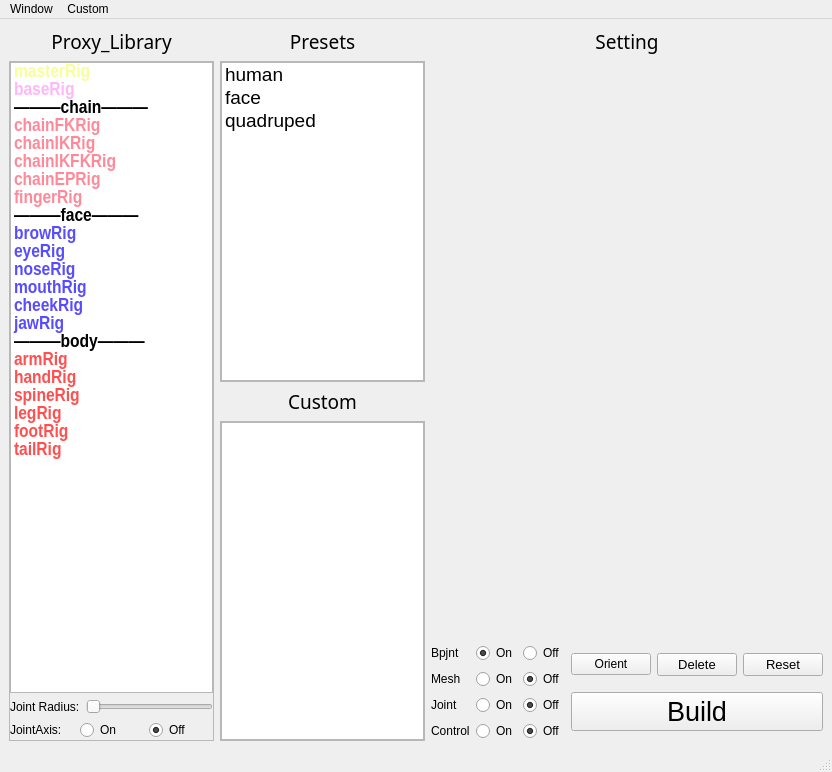
<?xml version="1.0" encoding="UTF-8"?>
<ui version="4.0">
 <class>MainWindow</class>
 <widget class="QMainWindow" name="MainWindow">
  <property name="geometry">
   <rect>
    <x>0</x>
    <y>0</y>
    <width>832</width>
    <height>772</height>
   </rect>
  </property>
  <property name="windowTitle">
   <string>MuZi_BindingSystem</string>
  </property>
  <widget class="QWidget" name="centralwidget">
   <layout class="QGridLayout" name="gridLayout">
    <item row="0" column="0">
     <layout class="QHBoxLayout" name="horizontalLayout">
      <item>
       <layout class="QVBoxLayout" name="proxy_layout">
        <property name="sizeConstraint">
         <enum>QLayout::SetDefaultConstraint</enum>
        </property>
        <item>
         <widget class="QLabel" name="proxy_label">
          <property name="enabled">
           <bool>true</bool>
          </property>
          <property name="sizePolicy">
           <sizepolicy hsizetype="Preferred" vsizetype="Preferred">
            <horstretch>0</horstretch>
            <verstretch>0</verstretch>
           </sizepolicy>
          </property>
          <property name="sizeIncrement">
           <size>
            <width>0</width>
            <height>0</height>
           </size>
          </property>
          <property name="font">
           <font>
            <family>Agency FB</family>
            <pointsize>14</pointsize>
           </font>
          </property>
          <property name="contextMenuPolicy">
           <enum>Qt::DefaultContextMenu</enum>
          </property>
          <property name="layoutDirection">
           <enum>Qt::LeftToRight</enum>
          </property>
          <property name="text">
           <string>Proxy_Library</string>
          </property>
          <property name="alignment">
           <set>Qt::AlignCenter</set>
          </property>
         </widget>
        </item>
        <item>
         <widget class="QScrollArea" name="scrollArea">
          <property name="widgetResizable">
           <bool>true</bool>
          </property>
          <widget class="QWidget" name="scrollAreaWidgetContents">
           <property name="geometry">
            <rect>
             <x>0</x>
             <y>0</y>
             <width>202</width>
             <height>673</height>
            </rect>
           </property>
           <property name="sizePolicy">
            <sizepolicy hsizetype="Preferred" vsizetype="Preferred">
             <horstretch>0</horstretch>
             <verstretch>0</verstretch>
            </sizepolicy>
           </property>
           <layout class="QGridLayout" name="gridLayout_2">
            <property name="leftMargin">
             <number>0</number>
            </property>
            <property name="topMargin">
             <number>0</number>
            </property>
            <property name="rightMargin">
             <number>0</number>
            </property>
            <property name="bottomMargin">
             <number>0</number>
            </property>
            <item row="0" column="0">
             <layout class="QVBoxLayout" name="verticalLayout_2">
              <item>
               <widget class="QListWidget" name="proxy_widget">
                <property name="sizePolicy">
                 <sizepolicy hsizetype="Preferred" vsizetype="Expanding">
                  <horstretch>0</horstretch>
                  <verstretch>0</verstretch>
                 </sizepolicy>
                </property>
                <property name="baseSize">
                 <size>
                  <width>0</width>
                  <height>0</height>
                 </size>
                </property>
                <property name="font">
                 <font>
                  <family>Arial Narrow</family>
                  <pointsize>14</pointsize>
                  <weight>75</weight>
                  <italic>false</italic>
                  <bold>true</bold>
                 </font>
                </property>
                <property name="mouseTracking">
                 <bool>false</bool>
                </property>
                <property name="focusPolicy">
                 <enum>Qt::StrongFocus</enum>
                </property>
                <property name="layoutDirection">
                 <enum>Qt::LeftToRight</enum>
                </property>
                <property name="autoFillBackground">
                 <bool>false</bool>
                </property>
                <property name="styleSheet">
                 <string notr="true"/>
                </property>
                <property name="lineWidth">
                 <number>0</number>
                </property>
                <property name="autoScroll">
                 <bool>true</bool>
                </property>
                <property name="editTriggers">
                 <set>QAbstractItemView::DoubleClicked|QAbstractItemView::EditKeyPressed</set>
                </property>
                <property name="dragEnabled">
                 <bool>false</bool>
                </property>
                <property name="dragDropOverwriteMode">
                 <bool>false</bool>
                </property>
                <property name="dragDropMode">
                 <enum>QAbstractItemView::NoDragDrop</enum>
                </property>
                <property name="selectionMode">
                 <enum>QAbstractItemView::SingleSelection</enum>
                </property>
                <property name="selectionRectVisible">
                 <bool>false</bool>
                </property>
                <property name="sortingEnabled">
                 <bool>false</bool>
                </property>
                <item>
                 <property name="text">
                  <string>masterRig</string>
                 </property>
                 <property name="foreground">
                  <brush brushstyle="SolidPattern">
                   <color alpha="255">
                    <red>247</red>
                    <green>255</green>
                    <blue>152</blue>
                   </color>
                  </brush>
                 </property>
                </item>
                <item>
                 <property name="text">
                  <string>baseRig</string>
                 </property>
                 <property name="foreground">
                  <brush brushstyle="SolidPattern">
                   <color alpha="255">
                    <red>255</red>
                    <green>183</green>
                    <blue>248</blue>
                   </color>
                  </brush>
                 </property>
                </item>
                <item>
                 <property name="text">
                  <string>———chain———</string>
                 </property>
                 <property name="flags">
                  <set>NoItemFlags</set>
                 </property>
                </item>
                <item>
                 <property name="text">
                  <string>chainFKRig</string>
                 </property>
                 <property name="background">
                  <brush brushstyle="NoBrush">
                   <color alpha="255">
                    <red>0</red>
                    <green>0</green>
                    <blue>0</blue>
                   </color>
                  </brush>
                 </property>
                 <property name="foreground">
                  <brush brushstyle="SolidPattern">
                   <color alpha="255">
                    <red>255</red>
                    <green>137</green>
                    <blue>153</blue>
                   </color>
                  </brush>
                 </property>
                 <property name="icon">
                  <iconset>
                   <normaloff>../../../tools/icon/componentFK_64.png</normaloff>../../../tools/icon/componentFK_64.png</iconset>
                 </property>
                </item>
                <item>
                 <property name="text">
                  <string>chainIKRig</string>
                 </property>
                 <property name="foreground">
                  <brush brushstyle="SolidPattern">
                   <color alpha="255">
                    <red>255</red>
                    <green>137</green>
                    <blue>153</blue>
                   </color>
                  </brush>
                 </property>
                 <property name="icon">
                  <iconset>
                   <normaloff>../../../tools/icon/chain.png</normaloff>../../../tools/icon/chain.png</iconset>
                 </property>
                </item>
                <item>
                 <property name="text">
                  <string>chainIKFKRig</string>
                 </property>
                 <property name="font">
                  <font>
                   <kerning>true</kerning>
                  </font>
                 </property>
                 <property name="textAlignment">
                  <set>AlignLeading|AlignVCenter</set>
                 </property>
                 <property name="foreground">
                  <brush brushstyle="SolidPattern">
                   <color alpha="255">
                    <red>255</red>
                    <green>137</green>
                    <blue>153</blue>
                   </color>
                  </brush>
                 </property>
                 <property name="icon">
                  <iconset>
                   <normaloff>../../../tools/icon/chain.png</normaloff>../../../tools/icon/chain.png</iconset>
                 </property>
                </item>
                <item>
                 <property name="text">
                  <string>chainEPRig</string>
                 </property>
                 <property name="foreground">
                  <brush brushstyle="SolidPattern">
                   <color alpha="255">
                    <red>255</red>
                    <green>137</green>
                    <blue>153</blue>
                   </color>
                  </brush>
                 </property>
                 <property name="icon">
                  <iconset>
                   <normaloff>../../../tools/icon/chain.png</normaloff>../../../tools/icon/chain.png</iconset>
                 </property>
                </item>
                <item>
                 <property name="text">
                  <string>fingerRig</string>
                 </property>
                 <property name="foreground">
                  <brush brushstyle="SolidPattern">
                   <color alpha="255">
                    <red>255</red>
                    <green>137</green>
                    <blue>153</blue>
                   </color>
                  </brush>
                 </property>
                 <property name="icon">
                  <iconset>
                   <normaloff>../../../tools/icon/chain.png</normaloff>../../../tools/icon/chain.png</iconset>
                 </property>
                </item>
                <item>
                 <property name="text">
                  <string>———face———</string>
                 </property>
                 <property name="flags">
                  <set>NoItemFlags</set>
                 </property>
                </item>
                <item>
                 <property name="text">
                  <string>browRig</string>
                 </property>
                 <property name="foreground">
                  <brush brushstyle="SolidPattern">
                   <color alpha="255">
                    <red>88</red>
                    <green>76</green>
                    <blue>255</blue>
                   </color>
                  </brush>
                 </property>
                </item>
                <item>
                 <property name="text">
                  <string>eyeRig</string>
                 </property>
                 <property name="foreground">
                  <brush brushstyle="SolidPattern">
                   <color alpha="255">
                    <red>88</red>
                    <green>76</green>
                    <blue>255</blue>
                   </color>
                  </brush>
                 </property>
                </item>
                <item>
                 <property name="text">
                  <string>noseRig</string>
                 </property>
                 <property name="foreground">
                  <brush brushstyle="SolidPattern">
                   <color alpha="255">
                    <red>88</red>
                    <green>76</green>
                    <blue>255</blue>
                   </color>
                  </brush>
                 </property>
                </item>
                <item>
                 <property name="text">
                  <string>mouthRig</string>
                 </property>
                 <property name="foreground">
                  <brush brushstyle="SolidPattern">
                   <color alpha="255">
                    <red>88</red>
                    <green>76</green>
                    <blue>255</blue>
                   </color>
                  </brush>
                 </property>
                </item>
                <item>
                 <property name="text">
                  <string>cheekRig</string>
                 </property>
                 <property name="foreground">
                  <brush brushstyle="SolidPattern">
                   <color alpha="255">
                    <red>88</red>
                    <green>76</green>
                    <blue>255</blue>
                   </color>
                  </brush>
                 </property>
                </item>
                <item>
                 <property name="text">
                  <string>jawRig</string>
                 </property>
                 <property name="foreground">
                  <brush brushstyle="SolidPattern">
                   <color alpha="255">
                    <red>88</red>
                    <green>76</green>
                    <blue>255</blue>
                   </color>
                  </brush>
                 </property>
                </item>
                <item>
                 <property name="text">
                  <string>———body———</string>
                 </property>
                 <property name="flags">
                  <set>NoItemFlags</set>
                 </property>
                </item>
                <item>
                 <property name="text">
                  <string>armRig</string>
                 </property>
                 <property name="foreground">
                  <brush brushstyle="SolidPattern">
                   <color alpha="255">
                    <red>255</red>
                    <green>79</green>
                    <blue>79</blue>
                   </color>
                  </brush>
                 </property>
                </item>
                <item>
                 <property name="text">
                  <string>handRig</string>
                 </property>
                 <property name="foreground">
                  <brush brushstyle="SolidPattern">
                   <color alpha="255">
                    <red>255</red>
                    <green>79</green>
                    <blue>79</blue>
                   </color>
                  </brush>
                 </property>
                </item>
                <item>
                 <property name="text">
                  <string>spineRig</string>
                 </property>
                 <property name="foreground">
                  <brush brushstyle="SolidPattern">
                   <color alpha="255">
                    <red>255</red>
                    <green>79</green>
                    <blue>79</blue>
                   </color>
                  </brush>
                 </property>
                </item>
                <item>
                 <property name="text">
                  <string>legRig</string>
                 </property>
                 <property name="foreground">
                  <brush brushstyle="SolidPattern">
                   <color alpha="255">
                    <red>255</red>
                    <green>79</green>
                    <blue>79</blue>
                   </color>
                  </brush>
                 </property>
                </item>
                <item>
                 <property name="text">
                  <string>footRig</string>
                 </property>
                 <property name="foreground">
                  <brush brushstyle="SolidPattern">
                   <color alpha="255">
                    <red>255</red>
                    <green>79</green>
                    <blue>79</blue>
                   </color>
                  </brush>
                 </property>
                </item>
                <item>
                 <property name="text">
                  <string>tailRig</string>
                 </property>
                 <property name="foreground">
                  <brush brushstyle="SolidPattern">
                   <color alpha="255">
                    <red>255</red>
                    <green>79</green>
                    <blue>79</blue>
                   </color>
                  </brush>
                 </property>
                </item>
               </widget>
              </item>
              <item>
               <layout class="QHBoxLayout" name="horizontalLayout_4">
                <item>
                 <widget class="QLabel" name="jointRadius_label">
                  <property name="font">
                   <font>
                    <family>Arial</family>
                    <pointsize>9</pointsize>
                    <kerning>true</kerning>
                   </font>
                  </property>
                  <property name="text">
                   <string>Joint Radius:</string>
                  </property>
                 </widget>
                </item>
                <item>
                 <widget class="QSlider" name="jointRadius_Slider">
                  <property name="font">
                   <font>
                    <family>Agency FB</family>
                    <pointsize>14</pointsize>
                   </font>
                  </property>
                  <property name="contextMenuPolicy">
                   <enum>Qt::DefaultContextMenu</enum>
                  </property>
                  <property name="layoutDirection">
                   <enum>Qt::LeftToRight</enum>
                  </property>
                  <property name="minimum">
                   <number>1</number>
                  </property>
                  <property name="maximum">
                   <number>50</number>
                  </property>
                  <property name="orientation">
                   <enum>Qt::Horizontal</enum>
                  </property>
                 </widget>
                </item>
               </layout>
              </item>
              <item>
               <layout class="QHBoxLayout" name="horizontalLayout_5">
                <item>
                 <widget class="QLabel" name="jointAxis_label">
                  <property name="font">
                   <font>
                    <family>Arial</family>
                   </font>
                  </property>
                  <property name="text">
                   <string>JointAxis:</string>
                  </property>
                 </widget>
                </item>
                <item>
                 <widget class="QRadioButton" name="jointAxis_on_radio">
                  <property name="font">
                   <font>
                    <family>Arial</family>
                   </font>
                  </property>
                  <property name="text">
                   <string>On</string>
                  </property>
                 </widget>
                </item>
                <item>
                 <widget class="QRadioButton" name="jointAxis_off_radio">
                  <property name="font">
                   <font>
                    <family>Arial</family>
                   </font>
                  </property>
                  <property name="text">
                   <string>Off</string>
                  </property>
                  <property name="checked">
                   <bool>true</bool>
                  </property>
                 </widget>
                </item>
               </layout>
              </item>
             </layout>
            </item>
           </layout>
          </widget>
         </widget>
        </item>
       </layout>
      </item>
      <item>
       <layout class="QVBoxLayout" name="verticalLayout_3">
        <item>
         <layout class="QVBoxLayout" name="preset_layout">
          <item>
           <widget class="QLabel" name="label">
            <property name="font">
             <font>
              <family>Agency FB</family>
              <pointsize>14</pointsize>
             </font>
            </property>
            <property name="text">
             <string>Presets</string>
            </property>
            <property name="alignment">
             <set>Qt::AlignCenter</set>
            </property>
           </widget>
          </item>
          <item>
           <widget class="QScrollArea" name="scrollArea_2">
            <property name="widgetResizable">
             <bool>true</bool>
            </property>
            <widget class="QWidget" name="scrollAreaWidgetContents_5">
             <property name="geometry">
              <rect>
               <x>0</x>
               <y>0</y>
               <width>201</width>
               <height>316</height>
              </rect>
             </property>
             <layout class="QGridLayout" name="gridLayout_5">
              <property name="leftMargin">
               <number>0</number>
              </property>
              <property name="topMargin">
               <number>0</number>
              </property>
              <property name="rightMargin">
               <number>0</number>
              </property>
              <property name="bottomMargin">
               <number>0</number>
              </property>
              <item row="0" column="0">
               <widget class="QListWidget" name="preset_widget">
                <property name="font">
                 <font>
                  <pointsize>14</pointsize>
                 </font>
                </property>
                <property name="styleSheet">
                 <string notr="true"/>
                </property>
                <property name="selectionMode">
                 <enum>QAbstractItemView::SingleSelection</enum>
                </property>
                <property name="selectionRectVisible">
                 <bool>false</bool>
                </property>
                <item>
                 <property name="text">
                  <string>human</string>
                 </property>
                </item>
                <item>
                 <property name="text">
                  <string>face</string>
                 </property>
                </item>
                <item>
                 <property name="text">
                  <string>quadruped</string>
                 </property>
                </item>
               </widget>
              </item>
             </layout>
            </widget>
           </widget>
          </item>
         </layout>
        </item>
        <item>
         <layout class="QVBoxLayout" name="custom_layout">
          <item>
           <widget class="QLabel" name="custom_label">
            <property name="font">
             <font>
              <family>Agency FB</family>
              <pointsize>14</pointsize>
             </font>
            </property>
            <property name="text">
             <string>Custom</string>
            </property>
            <property name="alignment">
             <set>Qt::AlignCenter</set>
            </property>
           </widget>
          </item>
          <item>
           <widget class="QScrollArea" name="scrollArea_3">
            <property name="widgetResizable">
             <bool>true</bool>
            </property>
            <widget class="QWidget" name="scrollAreaWidgetContents_3">
             <property name="geometry">
              <rect>
               <x>0</x>
               <y>0</y>
               <width>201</width>
               <height>315</height>
              </rect>
             </property>
             <property name="sizePolicy">
              <sizepolicy hsizetype="Preferred" vsizetype="Preferred">
               <horstretch>0</horstretch>
               <verstretch>0</verstretch>
              </sizepolicy>
             </property>
             <layout class="QGridLayout" name="gridLayout_4">
              <property name="leftMargin">
               <number>0</number>
              </property>
              <property name="topMargin">
               <number>0</number>
              </property>
              <property name="rightMargin">
               <number>0</number>
              </property>
              <property name="bottomMargin">
               <number>0</number>
              </property>
              <item row="1" column="0">
               <widget class="QListWidget" name="custom_widget">
                <property name="sizePolicy">
                 <sizepolicy hsizetype="Expanding" vsizetype="Expanding">
                  <horstretch>0</horstretch>
                  <verstretch>0</verstretch>
                 </sizepolicy>
                </property>
                <property name="font">
                 <font>
                  <family>Arial Narrow</family>
                  <pointsize>14</pointsize>
                 </font>
                </property>
                <property name="editTriggers">
                 <set>QAbstractItemView::AnyKeyPressed|QAbstractItemView::DoubleClicked|QAbstractItemView::EditKeyPressed</set>
                </property>
                <property name="dragEnabled">
                 <bool>true</bool>
                </property>
                <property name="dragDropOverwriteMode">
                 <bool>true</bool>
                </property>
                <property name="dragDropMode">
                 <enum>QAbstractItemView::InternalMove</enum>
                </property>
               </widget>
              </item>
             </layout>
            </widget>
           </widget>
          </item>
         </layout>
        </item>
       </layout>
      </item>
      <item>
       <layout class="QVBoxLayout" name="setting_layout">
        <item>
         <layout class="QVBoxLayout" name="verticalLayout_4">
          <item>
           <widget class="QLabel" name="label_3">
            <property name="font">
             <font>
              <family>Agency FB</family>
              <pointsize>14</pointsize>
             </font>
            </property>
            <property name="text">
             <string>Setting</string>
            </property>
            <property name="alignment">
             <set>Qt::AlignCenter</set>
            </property>
           </widget>
          </item>
          <item>
           <widget class="QStackedWidget" name="setting_stack">
            <widget class="QWidget" name="Page1">
             <layout class="QVBoxLayout" name="set_layout">
              <property name="topMargin">
               <number>9</number>
              </property>
              <property name="bottomMargin">
               <number>9</number>
              </property>
             </layout>
            </widget>
           </widget>
          </item>
          <item>
           <spacer name="verticalSpacer">
            <property name="orientation">
             <enum>Qt::Vertical</enum>
            </property>
            <property name="sizeHint" stdset="0">
             <size>
              <width>20</width>
              <height>40</height>
             </size>
            </property>
           </spacer>
          </item>
         </layout>
        </item>
        <item>
         <layout class="QVBoxLayout" name="verticalLayout">
          <property name="spacing">
           <number>6</number>
          </property>
          <item>
           <layout class="QHBoxLayout" name="horizontalLayout_3">
            <item>
             <layout class="QVBoxLayout" name="verticalLayout_5">
              <item>
               <layout class="QHBoxLayout" name="horizontalLayout_8">
                <item>
                 <widget class="QLabel" name="bpjnt_label">
                  <property name="font">
                   <font>
                    <family>Arial</family>
                   </font>
                  </property>
                  <property name="layoutDirection">
                   <enum>Qt::LeftToRight</enum>
                  </property>
                  <property name="text">
                   <string>Bpjnt</string>
                  </property>
                 </widget>
                </item>
                <item>
                 <widget class="QRadioButton" name="bpjnt_on_radio">
                  <property name="font">
                   <font>
                    <family>Arial</family>
                   </font>
                  </property>
                  <property name="text">
                   <string>On</string>
                  </property>
                  <property name="checked">
                   <bool>true</bool>
                  </property>
                  <attribute name="buttonGroup">
                   <string notr="true">buttonGroup</string>
                  </attribute>
                 </widget>
                </item>
                <item>
                 <widget class="QRadioButton" name="bpjnt_off_radio">
                  <property name="font">
                   <font>
                    <family>Arial</family>
                   </font>
                  </property>
                  <property name="text">
                   <string>Off</string>
                  </property>
                  <attribute name="buttonGroup">
                   <string notr="true">buttonGroup</string>
                  </attribute>
                 </widget>
                </item>
               </layout>
              </item>
              <item>
               <layout class="QHBoxLayout" name="horizontalLayout_7">
                <item>
                 <widget class="QLabel" name="mesh_label">
                  <property name="font">
                   <font>
                    <family>Arial</family>
                   </font>
                  </property>
                  <property name="text">
                   <string>Mesh</string>
                  </property>
                 </widget>
                </item>
                <item>
                 <widget class="QRadioButton" name="mesh_on_radio">
                  <property name="font">
                   <font>
                    <family>Arial</family>
                   </font>
                  </property>
                  <property name="text">
                   <string>On</string>
                  </property>
                  <attribute name="buttonGroup">
                   <string notr="true">buttonGroup_2</string>
                  </attribute>
                 </widget>
                </item>
                <item>
                 <widget class="QRadioButton" name="mesh_off_radio">
                  <property name="font">
                   <font>
                    <family>Arial</family>
                   </font>
                  </property>
                  <property name="text">
                   <string>Off</string>
                  </property>
                  <property name="checked">
                   <bool>true</bool>
                  </property>
                  <attribute name="buttonGroup">
                   <string notr="true">buttonGroup_2</string>
                  </attribute>
                 </widget>
                </item>
               </layout>
              </item>
              <item>
               <layout class="QHBoxLayout" name="horizontalLayout_6">
                <item>
                 <widget class="QLabel" name="joint_label">
                  <property name="font">
                   <font>
                    <family>Arial</family>
                   </font>
                  </property>
                  <property name="text">
                   <string>Joint</string>
                  </property>
                 </widget>
                </item>
                <item>
                 <widget class="QRadioButton" name="joint_on_radio">
                  <property name="font">
                   <font>
                    <family>Arial</family>
                   </font>
                  </property>
                  <property name="text">
                   <string>On</string>
                  </property>
                  <attribute name="buttonGroup">
                   <string notr="true">buttonGroup_3</string>
                  </attribute>
                 </widget>
                </item>
                <item>
                 <widget class="QRadioButton" name="joint_off_radio">
                  <property name="font">
                   <font>
                    <family>Arial</family>
                   </font>
                  </property>
                  <property name="text">
                   <string>Off</string>
                  </property>
                  <property name="checked">
                   <bool>true</bool>
                  </property>
                  <attribute name="buttonGroup">
                   <string notr="true">buttonGroup_3</string>
                  </attribute>
                 </widget>
                </item>
               </layout>
              </item>
              <item>
               <layout class="QHBoxLayout" name="horizontalLayout_2">
                <item>
                 <widget class="QLabel" name="control_label">
                  <property name="font">
                   <font>
                    <family>Arial</family>
                   </font>
                  </property>
                  <property name="text">
                   <string>Control</string>
                  </property>
                 </widget>
                </item>
                <item>
                 <widget class="QRadioButton" name="control_on_radio">
                  <property name="font">
                   <font>
                    <family>Arial</family>
                   </font>
                  </property>
                  <property name="text">
                   <string>On</string>
                  </property>
                  <attribute name="buttonGroup">
                   <string notr="true">buttonGroup_4</string>
                  </attribute>
                 </widget>
                </item>
                <item>
                 <widget class="QRadioButton" name="control_off_radio">
                  <property name="font">
                   <font>
                    <family>Arial</family>
                   </font>
                  </property>
                  <property name="text">
                   <string>Off</string>
                  </property>
                  <property name="checked">
                   <bool>true</bool>
                  </property>
                  <attribute name="buttonGroup">
                   <string notr="true">buttonGroup_4</string>
                  </attribute>
                 </widget>
                </item>
               </layout>
              </item>
             </layout>
            </item>
            <item>
             <layout class="QVBoxLayout" name="verticalLayout_6">
              <item>
               <layout class="QHBoxLayout" name="horizontalLayout_9">
                <item>
                 <widget class="QPushButton" name="orient_button">
                  <property name="font">
                   <font>
                    <family>Arial</family>
                   </font>
                  </property>
                  <property name="text">
                   <string>Orient</string>
                  </property>
                  <property name="icon">
                   <iconset>
                    <normaloff>../../../tools/icon/assign.png</normaloff>../../../tools/icon/assign.png</iconset>
                  </property>
                  <attribute name="buttonGroup">
                   <string notr="true">buttonGroup_5</string>
                  </attribute>
                 </widget>
                </item>
                <item>
                 <widget class="QPushButton" name="delete_button">
                  <property name="font">
                   <font>
                    <family>Arial</family>
                    <pointsize>10</pointsize>
                   </font>
                  </property>
                  <property name="text">
                   <string>Delete</string>
                  </property>
                  <property name="icon">
                   <iconset>
                    <normaloff>../../../tools/icon/delete.png</normaloff>../../../tools/icon/delete.png</iconset>
                  </property>
                  <attribute name="buttonGroup">
                   <string notr="true">buttonGroup_5</string>
                  </attribute>
                 </widget>
                </item>
                <item>
                 <widget class="QPushButton" name="ctrl_button">
                  <property name="font">
                   <font>
                    <family>Arial</family>
                    <pointsize>10</pointsize>
                   </font>
                  </property>
                  <property name="text">
                   <string>Reset</string>
                  </property>
                  <property name="icon">
                   <iconset>
                    <normaloff>../../../tools/icon/reset.png</normaloff>../../../tools/icon/reset.png</iconset>
                  </property>
                 </widget>
                </item>
               </layout>
              </item>
              <item>
               <widget class="QPushButton" name="build_button">
                <property name="font">
                 <font>
                  <family>Arial</family>
                  <pointsize>20</pointsize>
                 </font>
                </property>
                <property name="styleSheet">
                 <string notr="true"/>
                </property>
                <property name="text">
                 <string>Build</string>
                </property>
                <property name="icon">
                 <iconset>
                  <normaloff>../../../tools/icon/copy.png</normaloff>../../../tools/icon/copy.png</iconset>
                </property>
               </widget>
              </item>
             </layout>
            </item>
           </layout>
          </item>
         </layout>
        </item>
       </layout>
      </item>
     </layout>
    </item>
   </layout>
  </widget>
  <widget class="QMenuBar" name="menubar">
   <property name="geometry">
    <rect>
     <x>0</x>
     <y>0</y>
     <width>832</width>
     <height>23</height>
    </rect>
   </property>
   <widget class="QMenu" name="menuWindow">
    <property name="title">
     <string>Window</string>
    </property>
    <addaction name="actionRefersh"/>
   </widget>
   <widget class="QMenu" name="menuCustom">
    <property name="title">
     <string>Custom</string>
    </property>
    <addaction name="action_Mirror_select"/>
    <addaction name="action_Mirror"/>
    <addaction name="separator"/>
    <addaction name="action_Upward"/>
    <addaction name="action_Lowward"/>
    <addaction name="action_Rename"/>
    <addaction name="separator"/>
    <addaction name="action_Delete"/>
    <addaction name="action_Clear"/>
   </widget>
   <addaction name="menuWindow"/>
   <addaction name="menuCustom"/>
  </widget>
  <widget class="QStatusBar" name="statusbar"/>
  <action name="actionRefersh">
   <property name="text">
    <string>refersh</string>
   </property>
  </action>
  <action name="action_Mirror_select">
   <property name="text">
    <string>Mirror_selection</string>
   </property>
  </action>
  <action name="action_Mirror">
   <property name="text">
    <string>Mirror_All</string>
   </property>
  </action>
  <action name="action_Upward">
   <property name="text">
    <string>Upward</string>
   </property>
  </action>
  <action name="action_Lowward">
   <property name="text">
    <string>Downward</string>
   </property>
  </action>
  <action name="action_Rename">
   <property name="text">
    <string>Rename</string>
   </property>
  </action>
  <action name="action_Delete">
   <property name="text">
    <string>Delete</string>
   </property>
  </action>
  <action name="action_Clear">
   <property name="text">
    <string>Clear</string>
   </property>
  </action>
 </widget>
 <resources/>
 <connections/>
 <buttongroups>
  <buttongroup name="buttonGroup_3"/>
  <buttongroup name="buttonGroup_4"/>
  <buttongroup name="buttonGroup_5"/>
  <buttongroup name="buttonGroup"/>
  <buttongroup name="buttonGroup_2"/>
 </buttongroups>
</ui>
